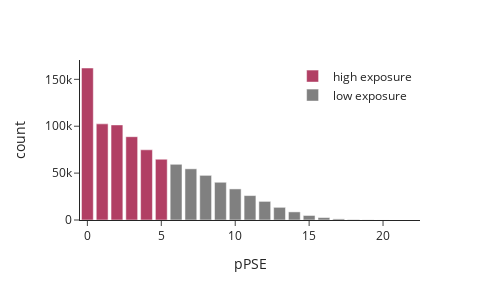

The code cell stored with this chart in its notebook:
### Code cell
pPSE_cut = px.bar(bincount_df, x='pPSE',y='count', color='cutoff', 
                  color_discrete_map={'high exposure':'rgb(177, 63, 100)',
                                      'low exposure':'grey'}, 
                  template="simple_white",
                  width=500, height=300)
pPSE_cut = pPSE_cut.update_layout(legend=dict(
    title='',
    yanchor="top",
    y=0.99,
    xanchor="right",
    x=0.99
))
config={'toImageButtonOptions': {'format': 'svg', 'filename':'pPAE_cutoff'}}

pPSE_cut.show(config=config)

### Figure 1 — Plotly figure (JSON) as saved in the notebook; plotly's stock layout.template omitted (floating-point values rounded to 4 significant figures)
{"data": [{"alignmentgroup": "True", "hovertemplate": "cutoff=high exposure<br>pPSE=%{x}<br>count=%{y}<extra></extra>", "legendgroup": "high exposure", "marker": {"color": "rgb(177, 63, 100)"}, "name": "high exposure", "offsetgroup": "high exposure", "orientation": "v", "showlegend": true, "textposition": "auto", "type": "bar", "x": [0, 1, 2, 3, 4, 5], "xaxis": "x", "y": [162098, 102513, 101406, 88832, 74849, 64795], "yaxis": "y"}, {"alignmentgroup": "True", "hovertemplate": "cutoff=low exposure<br>pPSE=%{x}<br>count=%{y}<extra></extra>", "legendgroup": "low exposure", "marker": {"color": "grey"}, "name": "low exposure", "offsetgroup": "low exposure", "orientation": "v", "showlegend": true, "textposition": "auto", "type": "bar", "x": [6, 7, 8, 9, 10, 11, 12, 13, 14, 15, 16, 17, 18, 19, 20, 21, 22], "xaxis": "x", "y": [59416, 54580, 47614, 40253, 33159, 26051, 19859, 13517, 8646, 4832, 2599, 1171, 461, 173, 38, 9, 1], "yaxis": "y"}], "layout": {"barmode": "relative", "height": 300, "legend": {"title": {"text": ""}, "tracegroupgap": 0, "x": 0.99, "xanchor": "right", "y": 0.99, "yanchor": "top"}, "margin": {"t": 60}, "width": 500, "xaxis": {"anchor": "y", "domain": [0, 1], "title": {"text": "pPSE"}}, "yaxis": {"anchor": "x", "domain": [0, 1], "title": {"text": "count"}}}}
